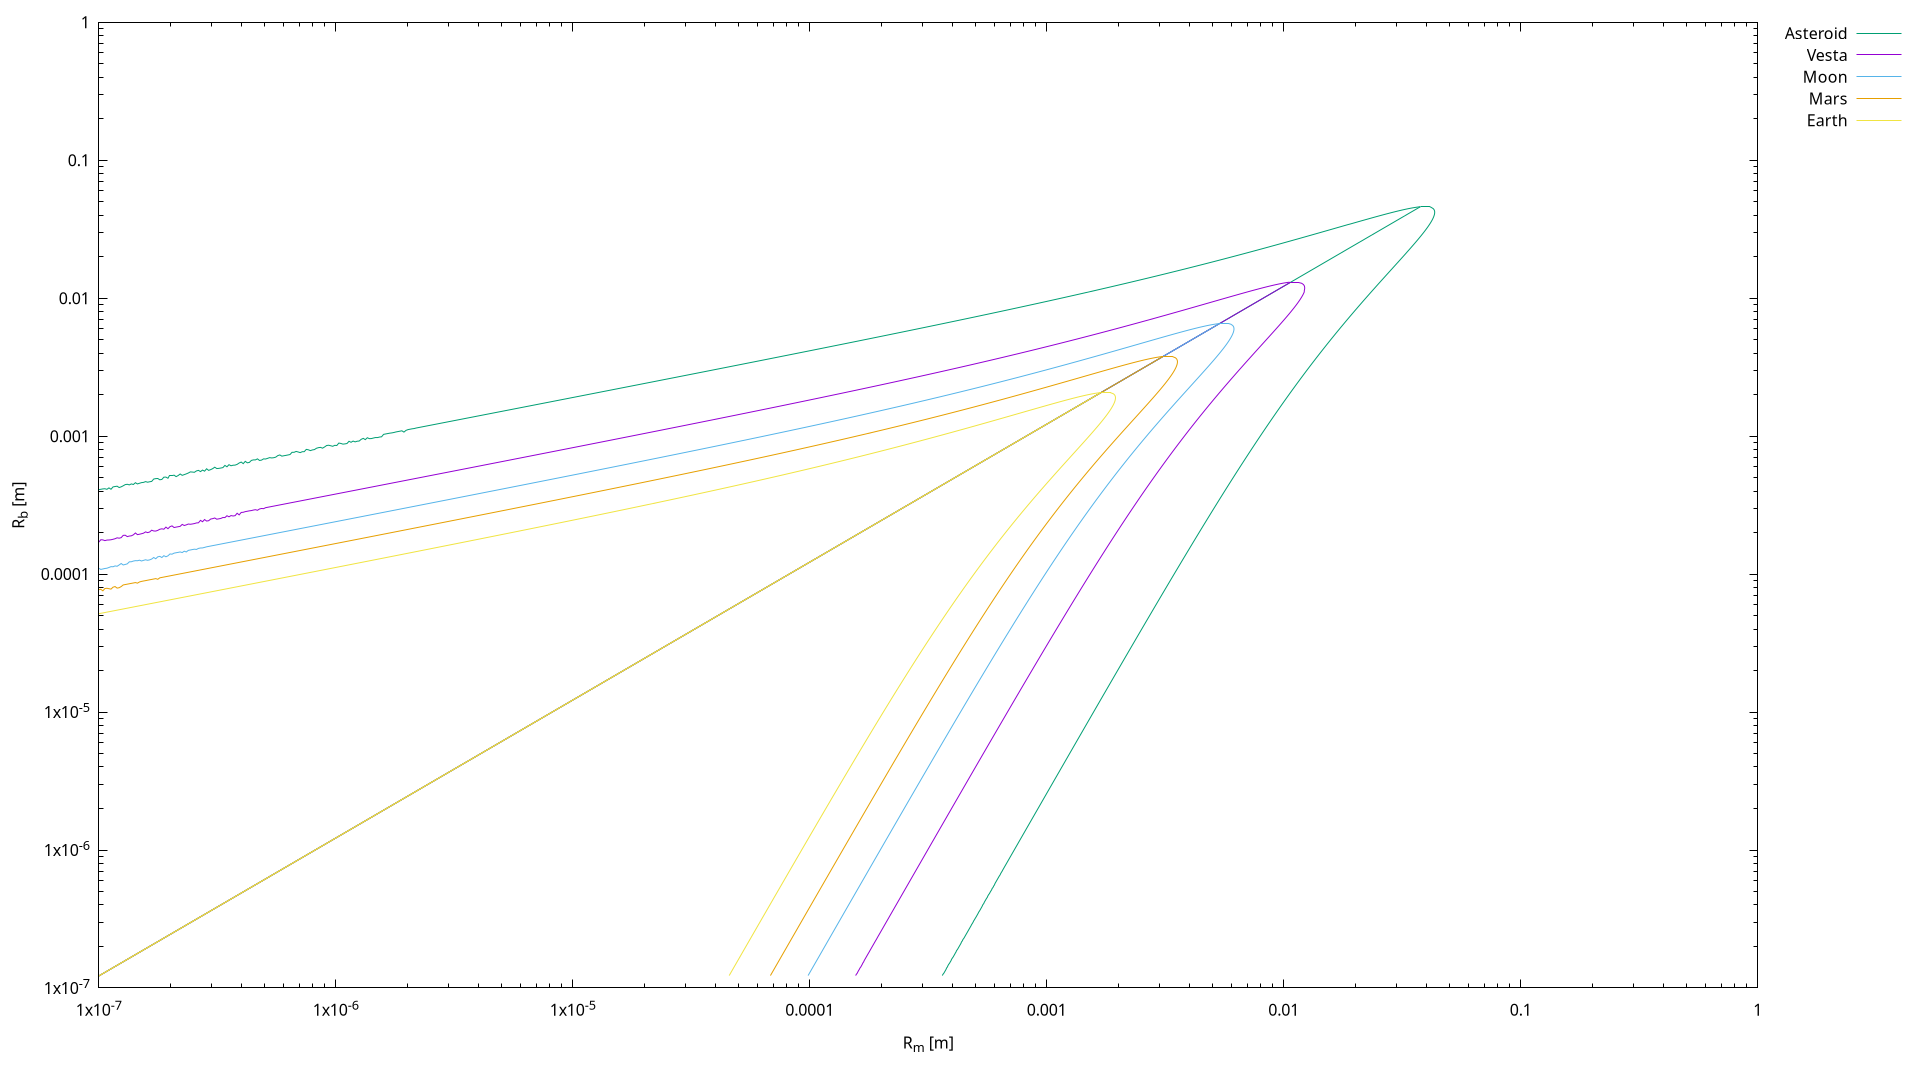

The gnuplot source for this figure:
# SPDX-License-Identifier: MIT
# author: Emmanuel Le Trong <emmanuel.le-trong@cnrs-orleans.fr>
set logscale xy
set terminal pngcairo size 1920,1080
set key outside right
set format "%h"
set style data lines
set output "fig6.png"
set xlabel "R_m [m]"
set ylabel "R_b [m]"
set xrange [1e-7:1e0]
set yrange [1e-7:1e0]
plot  "fig_6_Asteroid_zero_buoyancy_b.csv" t "Asteroid" lc 2\
    , "fig_6_Asteroid_detachment1_b.csv" notitle lc 2\
    , "fig_6_Asteroid_detachment2_m.csv" notitle lc 2\
    , "fig_6_Vesta_zero_buoyancy_b.csv" t "Vesta" lc 1 \
    , "fig_6_Vesta_detachment1_b.csv" notitle lc 1 \
    , "fig_6_Vesta_detachment2_m.csv" notitle lc 1 \
    , "fig_6_Moon_zero_buoyancy_b.csv" t "Moon" lc 3 \
    , "fig_6_Moon_detachment1_b.csv" notitle lc 3 \
    , "fig_6_Moon_detachment2_m.csv" notitle lc 3 \
    , "fig_6_Mars_zero_buoyancy_b.csv" t "Mars" lc 4 \
    , "fig_6_Mars_detachment1_b.csv" notitle lc 4 \
    , "fig_6_Mars_detachment2_m.csv" notitle lc 4 \
    , "fig_6_Earth_zero_buoyancy_b.csv" t "Earth" lc 5 \
    , "fig_6_Earth_detachment1_b.csv" notitle lc 5 \
    , "fig_6_Earth_detachment2_m.csv" notitle lc 5 \
